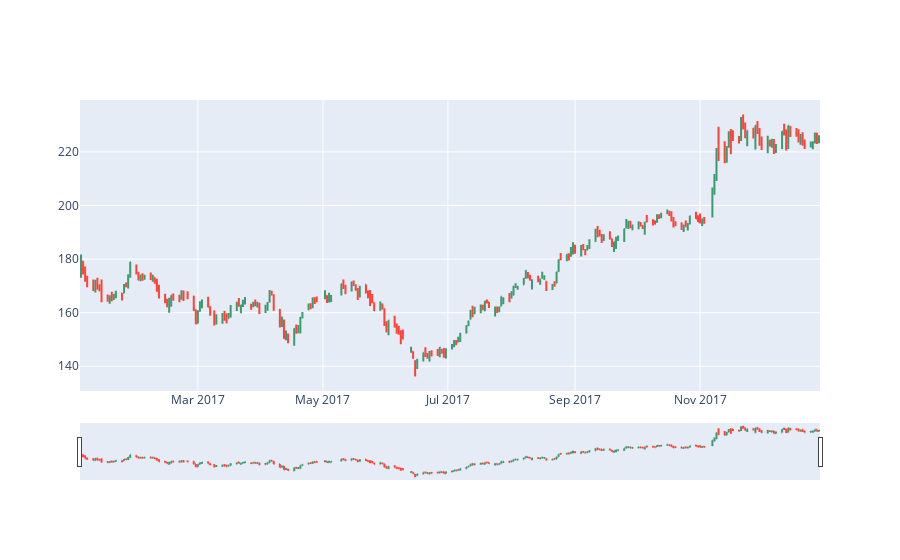

The code cell stored with this chart in its notebook:
### Code cell
trace = go.Ohlc(x=data_daily.index,
                open=data_daily['Open'],
                high=data_daily['High'],
                low=data_daily['Low'],
                close=data_daily['Close'])

data = [trace]
iplot(data)

### Figure 1 — Plotly figure (JSON) as saved in the notebook; plotly's stock layout.template omitted (floating-point values rounded to 4 significant figures; data arrays with more than 128 entries replaced by an {"elided": "..."} marker saying what was removed)
{"data": [{"close": {"elided": "252 float values"}, "high": {"elided": "252 float values"}, "low": {"elided": "252 float values"}, "open": {"elided": "252 float values"}, "type": "ohlc", "x": {"elided": "252 str values"}}], "layout": {}}
